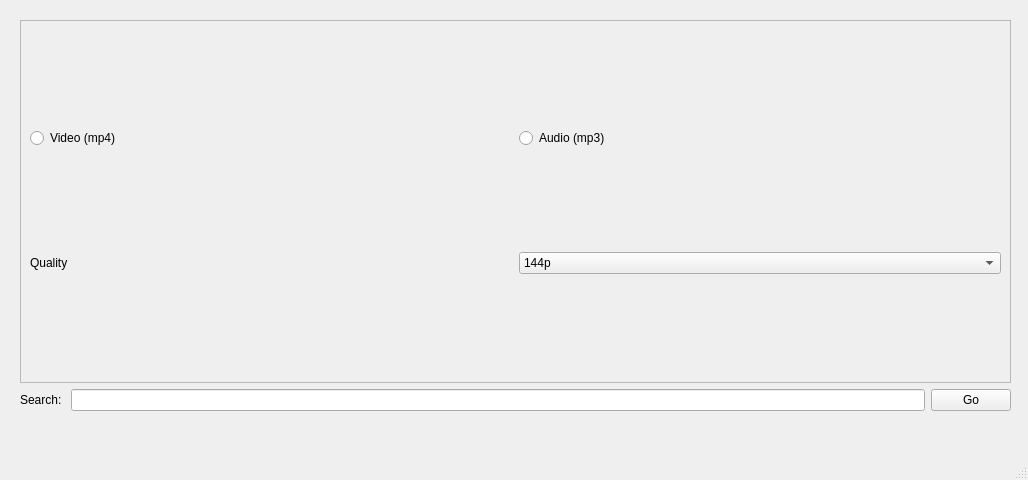
<?xml version="1.0" encoding="UTF-8"?>
<ui version="4.0">
 <class>MainWindow</class>
 <widget class="QMainWindow" name="MainWindow">
  <property name="geometry">
   <rect>
    <x>0</x>
    <y>0</y>
    <width>1028</width>
    <height>480</height>
   </rect>
  </property>
  <property name="windowTitle">
   <string>MainWindow</string>
  </property>
  <widget class="QWidget" name="centralwidget">
   <widget class="QWidget" name="layoutWidget">
    <property name="geometry">
     <rect>
      <x>20</x>
      <y>20</y>
      <width>991</width>
      <height>391</height>
     </rect>
    </property>
    <layout class="QVBoxLayout" name="verticalLayout_2">
     <item>
      <widget class="QFrame" name="frame">
       <property name="frameShape">
        <enum>QFrame::StyledPanel</enum>
       </property>
       <property name="frameShadow">
        <enum>QFrame::Raised</enum>
       </property>
       <layout class="QVBoxLayout" name="verticalLayout">
        <item>
         <layout class="QHBoxLayout" name="horizontalLayout">
          <item>
           <widget class="QRadioButton" name="video_btn">
            <property name="text">
             <string>Video (mp4)</string>
            </property>
           </widget>
          </item>
          <item>
           <widget class="QRadioButton" name="audio_btn">
            <property name="text">
             <string>Audio (mp3)</string>
            </property>
           </widget>
          </item>
         </layout>
        </item>
        <item>
         <layout class="QHBoxLayout" name="horizontalLayout_2">
          <item>
           <widget class="QLabel" name="label">
            <property name="text">
             <string>Quality</string>
            </property>
           </widget>
          </item>
          <item>
           <widget class="QComboBox" name="qualitybox">
            <item>
             <property name="text">
              <string>144p</string>
             </property>
            </item>
            <item>
             <property name="text">
              <string>240p</string>
             </property>
            </item>
            <item>
             <property name="text">
              <string>360p</string>
             </property>
            </item>
            <item>
             <property name="text">
              <string>480p</string>
             </property>
            </item>
            <item>
             <property name="text">
              <string>720p</string>
             </property>
            </item>
            <item>
             <property name="text">
              <string>1080p</string>
             </property>
            </item>
           </widget>
          </item>
         </layout>
        </item>
       </layout>
      </widget>
     </item>
     <item>
      <layout class="QHBoxLayout" name="horizontalLayout_3">
       <item>
        <widget class="QLabel" name="label_2">
         <property name="text">
          <string>Search: </string>
         </property>
        </widget>
       </item>
       <item>
        <widget class="QLineEdit" name="search_input"/>
       </item>
       <item>
        <widget class="QPushButton" name="search_btn">
         <property name="text">
          <string>Go</string>
         </property>
        </widget>
       </item>
      </layout>
     </item>
    </layout>
   </widget>
  </widget>
  <widget class="QStatusBar" name="statusbar"/>
 </widget>
 <resources/>
 <connections>
  <connection>
   <sender>search_input</sender>
   <signal>returnPressed()</signal>
   <receiver>search_btn</receiver>
   <slot>animateClick()</slot>
   <hints>
    <hint type="sourcelabel">
     <x>216</x>
     <y>316</y>
    </hint>
    <hint type="destinationlabel">
     <x>972</x>
     <y>316</y>
    </hint>
   </hints>
  </connection>
 </connections>
</ui>
